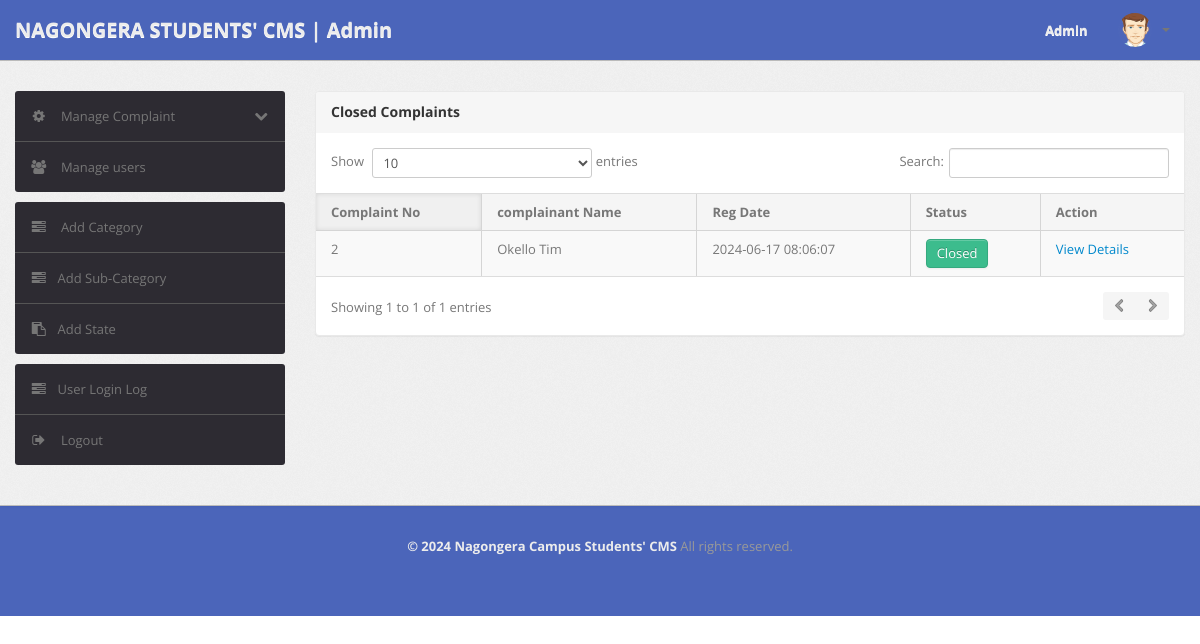
The app's page /admin/closed-complaint.php (signed in) with its own data.
### tables this page shows
CREATE TABLE `tblcomplaints` (
  `complaintNumber` int(11) NOT NULL,
  `userId` int(11) NOT NULL,
  `category` int(11) NOT NULL,
  `subcategory` varchar(255) NOT NULL,
  `complaintType` varchar(255) NOT NULL,
  `state` varchar(255) NOT NULL,
  `noc` varchar(255) NOT NULL,
  `complaintDetails` mediumtext NOT NULL,
  `complaintFile` varchar(255) DEFAULT NULL,
  `regDate` timestamp NOT NULL DEFAULT current_timestamp(),
  `status` varchar(50) DEFAULT NULL,
  `lastUpdationDate` timestamp NOT NULL DEFAULT '0000-00-00 00:00:00' ON UPDATE current_timestamp()
);

CREATE TABLE `users` (
  `id` int(11) NOT NULL,
  `fullName` varchar(255) DEFAULT NULL,
  `userEmail` varchar(255) DEFAULT NULL,
  `password` varchar(255) DEFAULT NULL,
  `contactNo` bigint(11) DEFAULT NULL,
  `address` tinytext DEFAULT NULL,
  `State` varchar(255) DEFAULT NULL,
  `country` varchar(255) DEFAULT NULL,
  `pincode` int(6) DEFAULT NULL,
  `userImage` varchar(255) DEFAULT NULL,
  `regDate` timestamp NOT NULL DEFAULT current_timestamp(),
  `updationDate` timestamp NOT NULL DEFAULT '0000-00-00 00:00:00' ON UPDATE current_timestamp(),
  `status` int(1) NOT NULL
);

### admin/closed-complaint.php (the view, shortened to what this page needs)
<?php
include('include/config.php');
if(strlen($_SESSION['alogin'])==0)
	{
header('location:index.php');
}
else{
?>
<!DOCTYPE html>
<html lang="en">
<head>
	<link type="text/css" href="bootstrap/css/bootstrap.min.css" rel="stylesheet">
	<link type="text/css" href="bootstrap/css/bootstrap-responsive.min.css" rel="stylesheet">
	<link type="text/css" href="css/theme.css" rel="stylesheet">
	<link type="text/css" href="images/icons/css/font-awesome.css" rel="stylesheet">
</head>
<body>
<?php include('include/header.php');?>
	<div class="wrapper">
		<div class="container">
			<div class="row">
<?php include('include/sidebar.php');?>
			<div class="span9">
					<div class="content">
	<div class="module">
							<div class="module-head">
								<h3>Closed Complaints</h3>
							</div>
							<div class="module-body table">
								<table cellpadding="0" cellspacing="0" border="0" class="datatable-1 table table-bordered table-striped	 display" >
									<thead>
										<tr>
											<th>Complaint No</th>
											<th> complainant Name</th>
											<th>Reg Date</th>
											<th>Status</th>
											<th>Action</th>
										</tr>
									</thead>
<tbody>
<?php
$st='closed';
$query=mysqli_query($bd, "select tblcomplaints.*,users.fullName as name from tblcomplaints join users on users.id=tblcomplaints.userId where tblcomplaints.status='$st'");
while($row=mysqli_fetch_array($query))
{
?>
										<tr>
											<td><?php echo htmlentities($row['complaintNumber']);?></td>
											<td><?php echo htmlentities($row['name']);?></td>
											<td><?php echo htmlentities($row['regDate']);?></td>
											<td><button type="button" class="btn btn-success">Closed</button></td>
											<td>   <a href="complaint-details.php?cid=<?php echo htmlentities($row['complaintNumber']);?>"> View Details</a>
											</td>
											</tr>
										<?php  } ?>
										</tbody>
								</table>
							</div>
						</div>
					</div>
				</div>
			</div>
		</div>
	</div>
<?php include('include/footer.php');?>
</body>
<?php } ?>

### records on screen
tblcomplaints: complaintNumber "2", userId.fullName "Okello Tim", regDate "2024-06-17 08:06:07"
